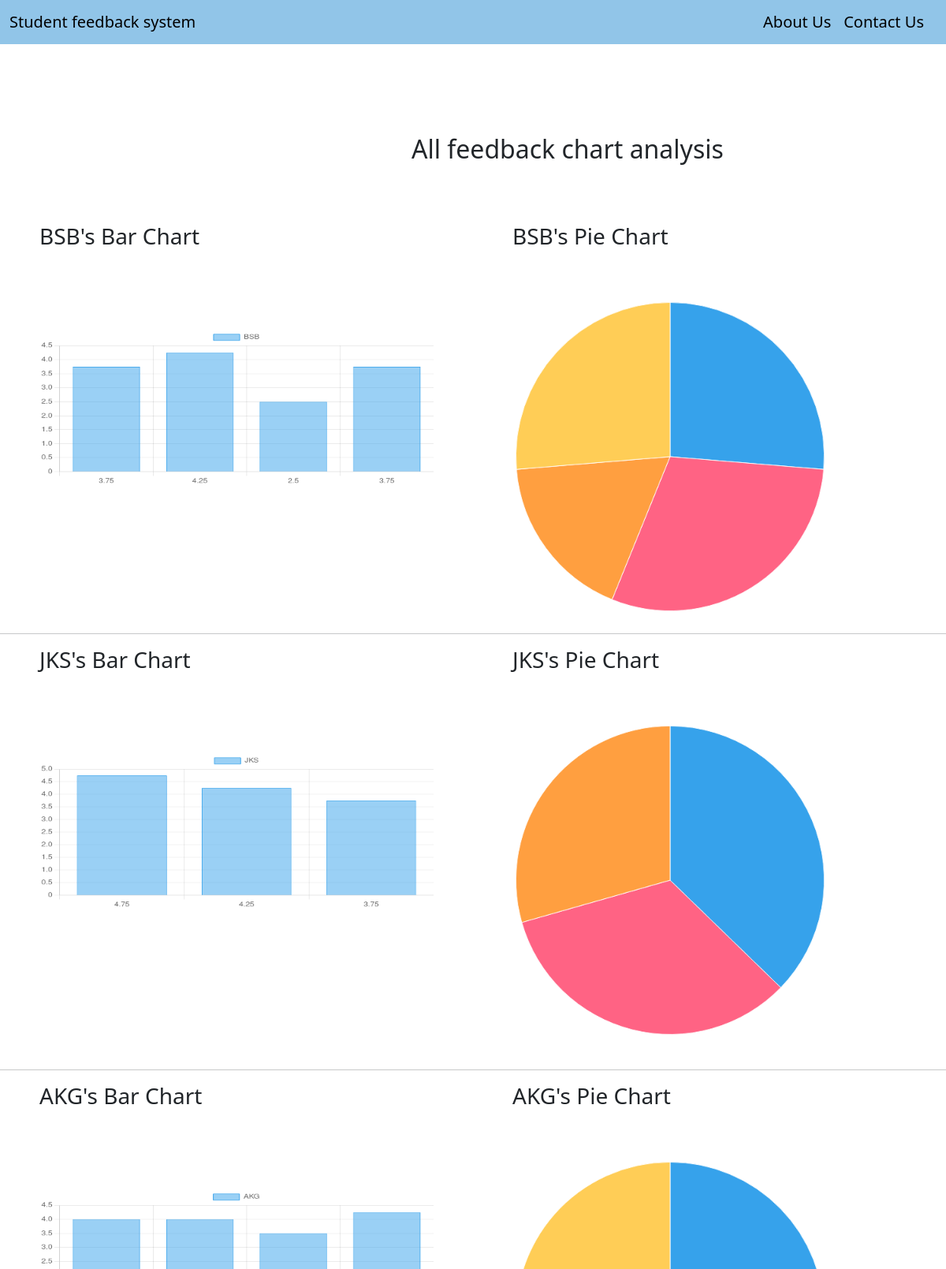
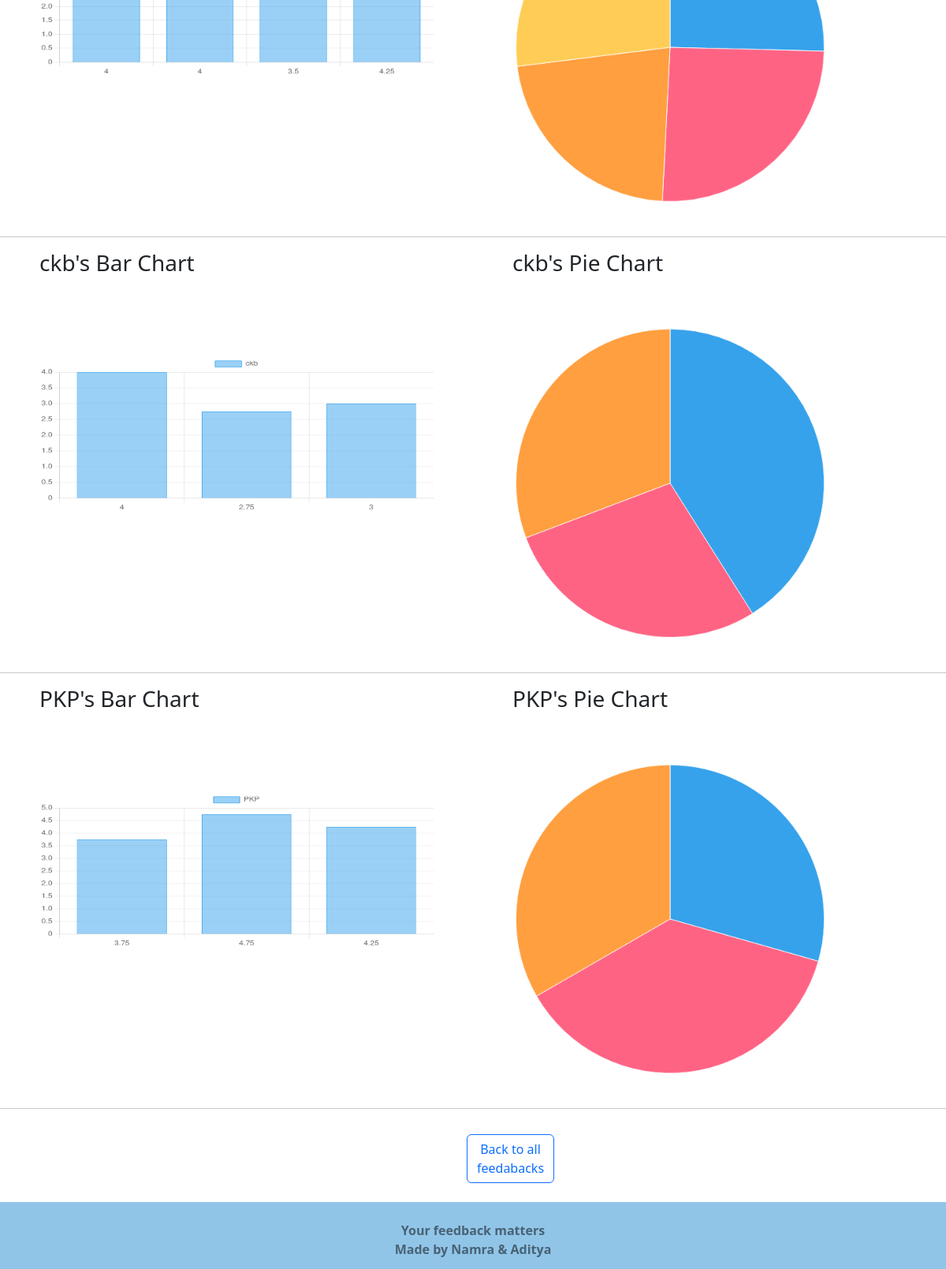
The app's page /review/allchart/ with its own data (2 pictures, top to bottom).
### Review/models.py (models this page shows, shortened)
class Faculty(models.Model):
    BATCH = (
        ('A','A'),
        ('B','B'),
    )
    name=models.CharField(max_length=100)
    gmail=models.CharField(max_length=100)
    password=models.CharField(max_length=100)
    semester = models.ManyToManyField(Semester)
    subject=models.ManyToManyField(Subject)
    batch=models.CharField(verbose_name='batches',max_length=5,choices=BATCH)
    class Meta:
        verbose_name = 'Faculty'
        verbose_name_plural = 'Faculties'

### Review/views.py (the view)
# urls.py: path('allchart/', Allchart, name='AllChart'),
def Allchart(request):
    feedbacks = FeedbackData.objects.all()
    context = {}
    for feedback in feedbacks:
        teacher_name = feedback.teacher_name.name
        average = feedback.average
        if teacher_name not in context:
            context[teacher_name] = {'teacher_names': [teacher_name], 'averages': [average]}
        else:
            context[teacher_name]['averages'].append(average)
    return render(request, 'Review/all_charts.html', {'charts_data': list(context.values())})

### Review/templates/Review/all_charts.html (shortened to what this page needs)
{% extends 'Home/index.html' %}
{% block content %}
<h2 style= "margin-left:522px;
            margin-bottom:75px">All feedback chart analysis</h2>
{% for chart_data in charts_data %}
<div style="
  display: flex;
  flex-direction: row;
  justify-content: space-between;
  margin-bottom: 20px;
">
  <div style="width: 50%;">
    <h3 style="margin-left: 50px;">{{ chart_data.teacher_names.0 }}'s Bar Chart</h3>
    <canvas id="chart_{{ forloop.counter }}" style="padding: 50px; margin-top:50px;"></canvas>
  </div>
  <div style="width: 50%; height:500px">
    <h3 style="margin-left: 50px;">{{ chart_data.teacher_names.0 }}'s Pie Chart</h3>
    <canvas id="chart2_{{ forloop.counter }}" style="padding: 50px"></canvas>
  </div>
</div>
<hr>
<script>
    var ctx = document.getElementById("chart_{{ forloop.counter }}");
    new Chart(ctx, {
        type: 'bar',
        data: {
            labels : {{ chart_data.averages|safe }},
            datasets: [{
                label: '{{ chart_data.teacher_names.0 }}',
                data: [{{ chart_data.averages|join:", " }}],
                borderWidth: 1
            }]
        },
        options: {
          responsive: true
        }
    });
  var ctx2 = document.getElementById("chart2_{{ forloop.counter }}");
  new Chart(ctx2, {
      type: 'pie',
      data: {
          datasets: [{
              label: '{{ chart_data.teacher_names.0 }}',
              data: [{{ chart_data.averages|join:", " }}],
              borderWidth: 1
          }]
      },
      options: {
        responsive: true
      }
  });
</script>
</div>
{% endfor %}
<div class="row pt-3">
    <a
      class="btn btn-outline-primary mr-4 col"
      style="margin-left: 1180px; position: relative; right: 576px"
      role="button"
      href="{% url 'ListFeedbackView' %}"
      >Back to all feedabacks</a
    >
{% endblock content%}

### Home/static/Home/style.css (style rules this page uses)
body { height: 100%; background-size: 100% 100%; }
html { height: 100%; }
a { border: none; color: black; text-align: center; transition: 0.3s; }

### records on screen
Faculty: teacher_names.0 "BSB", teacher_names.0 "BSB"
Faculty: teacher_names.0 "JKS", teacher_names.0 "JKS"
Faculty: teacher_names.0 "AKG", teacher_names.0 "AKG"
Faculty: teacher_names.0 "ckb", teacher_names.0 "ckb"
Faculty: teacher_names.0 "PKP", teacher_names.0 "PKP"

### other values on screen
chart data {{ chart_data.averages|safe }} [3.75, 4.25, 2.5, 3.75], [4.75, 4.25, 3.75], [4.0, 4.0, 3.5, 4.25], [4.0, 2.75, 3.0], [3.75, 4.75, 4.25]
chart data {{ chart_data.teacher_names.0 }} BSB, JKS, AKG, ckb, PKP
chart data {{ chart_data.averages|join:", " }} 3.75, 4.25, 2.5, 3.75, 4.75, 4.25, 3.75, 4.0, 4.0, 3.5, 4.25, 4.0, 2.75, 3.0, 3.75, 4.75, 4.25
